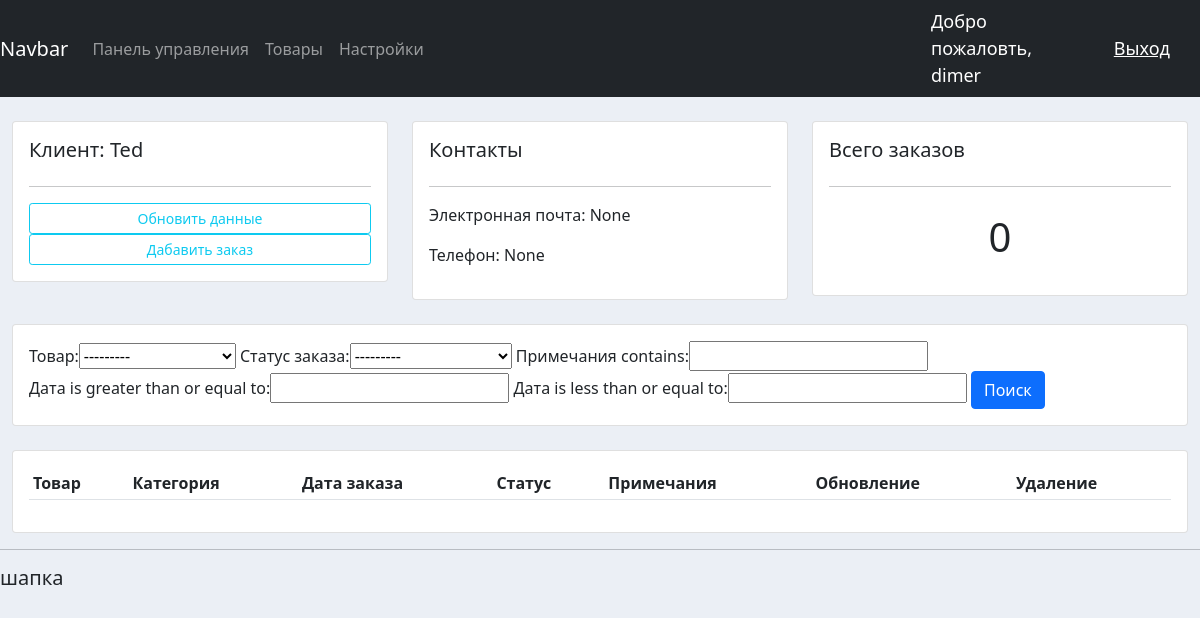
Page /customer/3 (signed in) on the earlier database version.
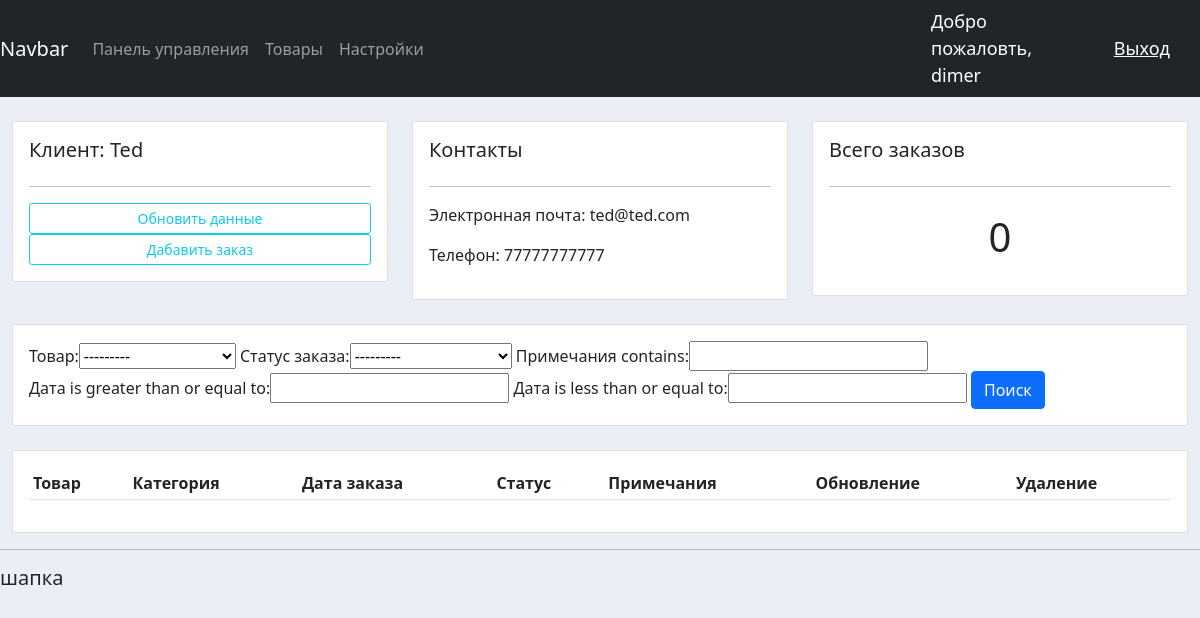
Same page on the later database version.
### accounts/models.py (models this page shows, shortened)
class Customer(models.Model):
    user = models.OneToOneField(User, null = True, blank = True, on_delete = models.CASCADE, verbose_name = 'Пользователь')
    name = models.CharField(max_length=200, null = True, verbose_name = 'ФИО')
    phone = models.CharField(max_length=200, null = True, verbose_name = 'Телефон')
    email = models.CharField(max_length=200, null = True, verbose_name = 'Эл. почта')
    date_created = models.DateTimeField(auto_now_add=True, null = True, verbose_name = 'Дата')
    profile_pic = models.ImageField(default="picture1.png",null = True, blank = True)
    class Meta:
        verbose_name_plural = 'Клиенты'
        verbose_name = 'Клиент'

### accounts/decorations.py (the view)
        def wrapper_func(request, *args, **kwargs):
            group = None
            if request.user.groups.exists():
                group = request.user.groups.all()[0].name
            if group in allowed_roles:
                return view_func(request, *args, **kwargs)
            else:
                return HttpResponse('У Вас нет прав доступа к этой странице')

### accounts/decorations.py (called while the page is built)
def allowed_user(allowed_roles = []):
    def decorator (view_func):
        def wrapper_func(request, *args, **kwargs):
            group = None
            if request.user.groups.exists():
                group = request.user.groups.all()[0].name
            if group in allowed_roles:
                return view_func(request, *args, **kwargs)
            else:
                return HttpResponse('У Вас нет прав доступа к этой странице')
        return wrapper_func
    return decorator

### accounts/models.py (called while the page is built)
    def __str__(self):
        return self.name

### accounts/views.py (called while the page is built)
@login_required(login_url='login')
@allowed_user(allowed_roles = ['admin'])
def customer(request, pk):
    customer = Customer.objects.get(id = pk)
    orders = customer.order_set.all()
    orders_count = orders.count()
    myFilter = OrderFilter(request.GET, queryset = orders)
    orders = myFilter.qs
    context = {'customer': customer, 'orders': orders, 'orders_count': orders_count,
                'myfilter': myFilter}
    return render(request, 'accounts/customer.html', context)

### accounts/templates/accounts/customer.html (shortened to what this page needs)
{% extends "accounts/base.html" %}
{% block content %}
<br>
<div class="row">
	<div class="col-md">
		<div class="card card-body">
			<h5>Клиент: {{ customer.name }}</h5>
			<hr>
			<a class="btn btn-outline-info  btn-sm btn-block" href="">Обновить данные</a>
			<a class="btn btn-outline-info  btn-sm btn-block" href="{% url 'create_order' customer.id %}">Дабавить заказ</a>
		</div>
	</div>
	<div class="col-md">
		<div class="card card-body">
			<h5>Контакты</h5>
			<hr>
			<p>Электронная почта: {{ customer.email }}</p>
			<p>Телефон: {{ customer.phone }}</p>
		</div>
	</div>
	<div class="col-md">
		<div class="card card-body">
			<h5>Всего заказов</h5>
			<hr>
			<h1 style="text-align: center;padding: 10px">{{ orders_count }}</h1>
		</div>
	</div>
</div>
<br>
<div class="row">
	<div class="col">
		<div class="card card-body">
			<form method="get">
				{{ myfilter.form }}
		    <button class="btn btn-primary" type="submit">Поиск</button>
		  </form>
		</div>
	</div>
</div>
<br>
<div class="row">
	<div class="col-md">
		<div class="card card-body">
			<table class="table table-sm">
				<tr>
					<th>Товар</th>
					<th>Категория</th>
					<th>Дата заказа</th>
					<th>Статус</th>
					<th>Примечания</th>
					<th>Обновление</th>
					<th>Удаление</th>
				</tr>
			</table>
		</div>
	</div>
</div>
{% endblock content %}

Differences in the rows shown:
changed Customer "Ted": email "None" → "ted@ted.com"; phone "None" → "77777777777"
